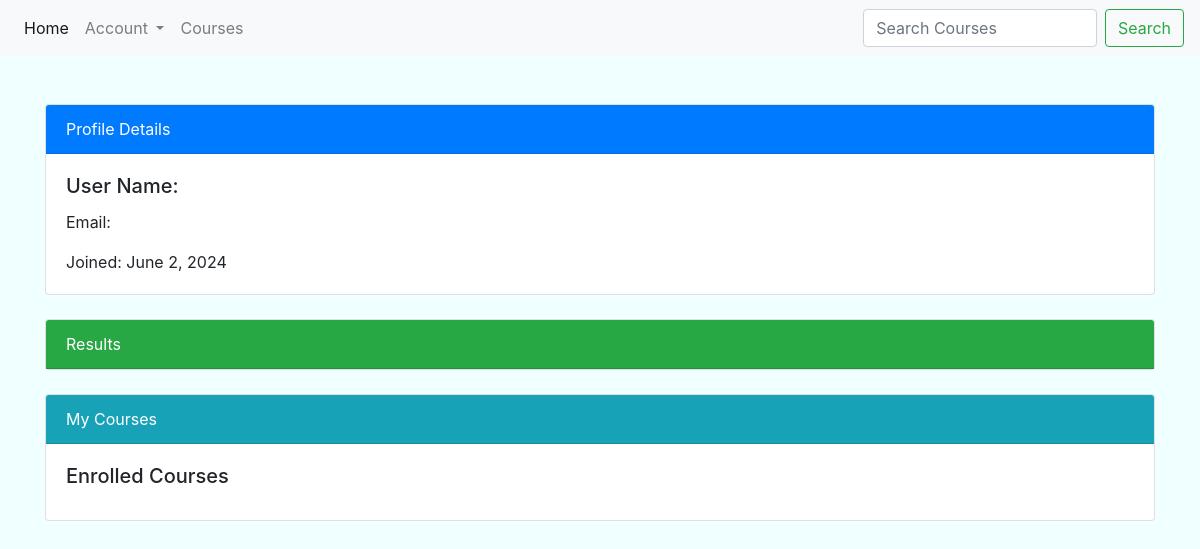
The page /profile on the database as committed earlier.
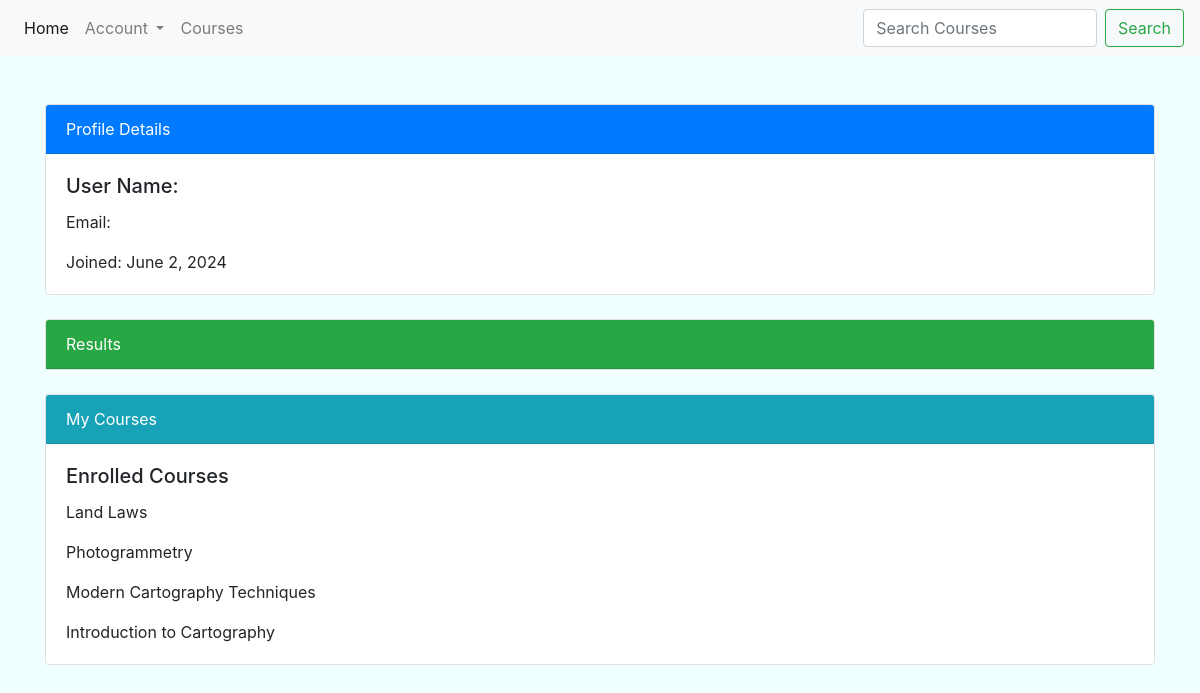
The same page on the database as committed later.
### quizes/models.py (models this page shows, shortened)
class Quiz(models.Model):
    name = models.CharField(max_length=200)
    topic = models.CharField(max_length=200)
    number_of_questions = models.IntegerField()
    time = models.IntegerField(help_text="Duration of the quiz in minutes")
    required_score_to_pass = models.IntegerField(help_text="Required score in %")
    difficulty = models.CharField(max_length=6, choices=DIFF_CHOICES)
    class Meta:
        verbose_name = "Quiz"
        verbose_name_plural = "Quizes"

### quizes/views.py (the view)
# urls.py: path('profile', views.profile_page, name='profile-view'),
def profile_page(request):
    results = Result.objects.all()
    courses = Quiz.objects.all()
    return render(request, 'quizes/profile.html', {'results': results, 'courses': courses, 'today': date.today()})

### quizes/templates/quizes/profile.html (shortened to what this page needs)
{% extends 'quizes/base.html' %}
{% block content %}
<div class="container mt-5">
    <div class="row mb-4">
        <div class="col-md-12">
            <div class="card">
                <div class="card-header bg-primary text-white">
                    Profile Details
                </div>
                <div class="card-body">
                    <h5 class="card-title">User Name: {{ user.username}}</h5>
                    <p class="card-text">Email: {{ user.email }}</p>
                    <p class="card-text">Joined: {{ today }}</p>
                </div>
            </div>
        </div>
    </div>
    <div class="row mb-4">
        <div class="col-md-12">
            <div class="card">
                <div class="card-header bg-success text-white">
                    Results
                </div>
            </div>
        </div>
    </div>
    <div class="row">
        <div class="col-md-12">
            <div class="card">
                <div class="card-header bg-info text-white">
                    My Courses
                </div>
                <div class="card-body">
                    <h5 class="card-title">Enrolled Courses</h5>
                    {% for course in courses %}
                    <p class="card-text">{{ course.name }}</p>
                    {% endfor %}
                </div>
            </div>
        </div>
    </div>
</div>
{% endblock %}

Rows that differ between the two databases and show on the page:
added Quiz: name "Land Laws"
added Quiz: name "Photogrammetry"
added Quiz: name "Modern Cartography Techniques"
added Quiz: name "Introduction to Cartography"
